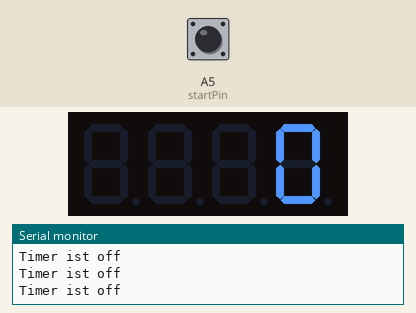
This sketch was run on a simulated Arduino Uno, built with avr-gcc and run on an emulated ATmega328P. Parts: 4-digit seven-segment display, the last lines printed to the serial monitor. Inputs (shaded band) come from the test bench; at power-on: A5 (startPin) LOW.

Above: at 1.2 s.
1.3 s: A5 (startPin) pulled HIGH for 1 s
At 1.58 s:
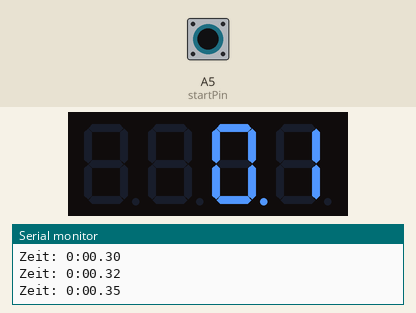
3.8 s: A5 (startPin) pulled HIGH for 0.15 s
5.4 s: A5 (startPin) pulled HIGH for 1 s
At 5.75 s:
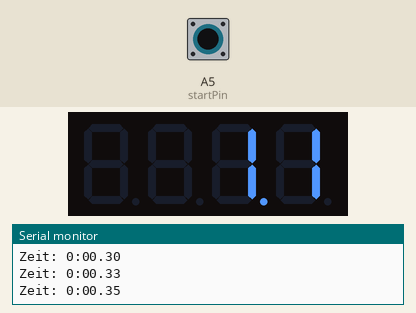
7.9 s: A5 (startPin) pulled HIGH for 3.2 s
At 8.19 s:
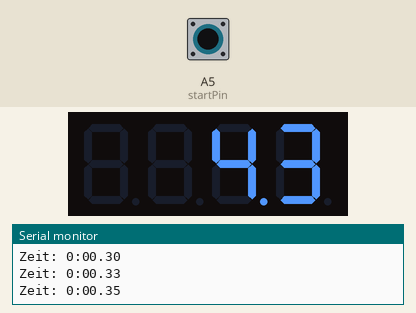
Timing chart, 0 to 10.9 s (numbered marks = the images above; inputs shaded):
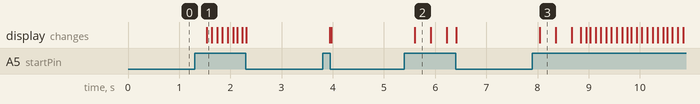

Measured:
- after the input at 1.3 s, the display: changes after 0.23 s (image 1)
- after the input at 5.4 s, the display: changes after 0.20 s (image 2)
- after the input at 7.9 s, the display: changes after 0.14 s (image 3)

The sketch:

stoppuhr.ino
```cpp
#include <SevSeg.h>

SevSeg sevseg;

const int startPin = A5; //muss man gedrückt halten :)

unsigned long startTime = 0;
unsigned long elapsedTime = 0;

void setup()
{
  //aus der Dokumentation von github, brightness und hardwareconfig geändert
  byte numDigits = 4;
  byte digitPins[] = {2, 3, 4, 5}; //d1 d2 d3 d4
  byte segmentPins[] = {6, 7, 8, 9, 10, 11, 12, 13}; //a b c d e f g dp
  bool resistorsOnSegments = false; // 'false' means resistors are on digit pins
  byte hardwareConfig = NP_COMMON_ANODE; // musste das auch
  bool updateWithDelays = false; // Default 'false' is Recommended
  bool leadingZeros = false; // Use 'true' if you'd like to keep the leading zeros
  bool disableDecPoint = false; // Use 'true' if your decimal point doesn't exist or isn't connected
  sevseg.setBrightness(90);
  sevseg.begin(hardwareConfig, numDigits, digitPins, segmentPins, resistorsOnSegments,
  updateWithDelays, leadingZeros, disableDecPoint);

  pinMode(startPin, INPUT);
  Serial.begin(9600);
}

void loop()
{
  //mit Button
  if (digitalRead(startPin) == HIGH)
  {
    elapsedTime = millis() - startTime;

    //sevseg.setNumber(elapsedTime/100);
    //sevseg.refreshDisplay();

    Serial.print("Zeit: ");
    Serial.println(formatTime(elapsedTime));

    static unsigned long timer = millis();
    static int deciSeconds = 0;
    if (millis() - timer >= 100)
    {
      timer += 100;
      deciSeconds++; // 100 milliSeconds is equal to 1 deciSecond

      if (deciSeconds == 10000)
      { // Reset to 0 after counting for 1000 seconds.
        deciSeconds=0;
      }
      sevseg.setNumber(deciSeconds, 1);
    }
    delay(25);
    sevseg.refreshDisplay();

  }

  if (digitalRead(startPin) == LOW)
  {
      startTime = millis();
      elapsedTime = 0;
      sevseg.setNumber(0);
      sevseg.refreshDisplay();
      Serial.println("Timer ist off");
      delay(200);
  }


  //ohne ein Button
  /*
  static unsigned long timer = millis();
  static int deciSeconds = 0;

  if (millis() - timer >= 100)
  {
    timer += 100;
    deciSeconds++; // 100 milliSeconds is equal to 1 deciSecond

    if (deciSeconds == 10000)
    { // Reset to 0 after counting for 1000 seconds.
      deciSeconds=0;
    }
    sevseg.setNumber(deciSeconds, 1);
  }

  sevseg.refreshDisplay();
  */
}

String formatTime(unsigned long milliseconds)
{
  unsigned long seconds = milliseconds / 1000;
  unsigned long minutes = seconds / 60;
  seconds = seconds % 60;
  milliseconds = (milliseconds % 1000) / 10;

  return String(minutes) + ":" + (seconds < 10 ? "0" : "") + String(seconds) + "." + (milliseconds < 10 ? "0" : "") + String(milliseconds);
}
```
